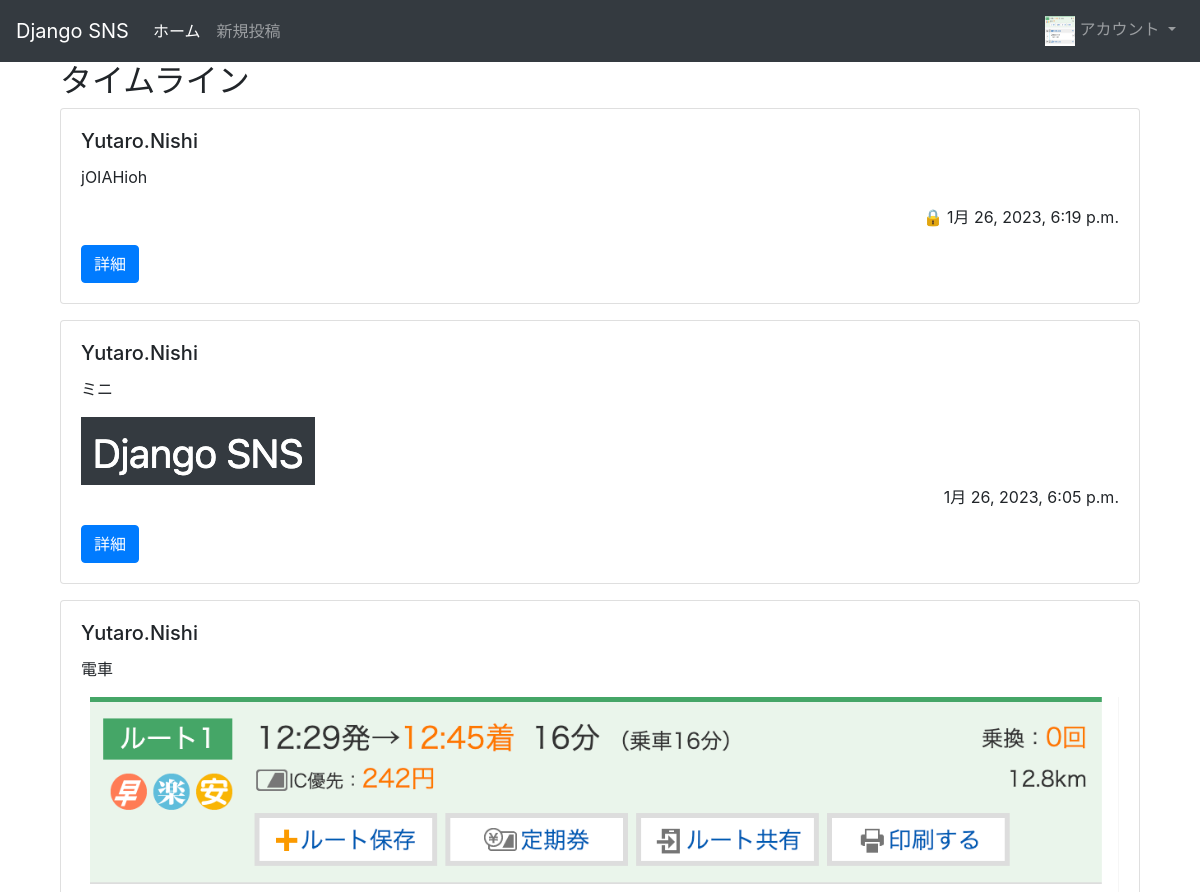
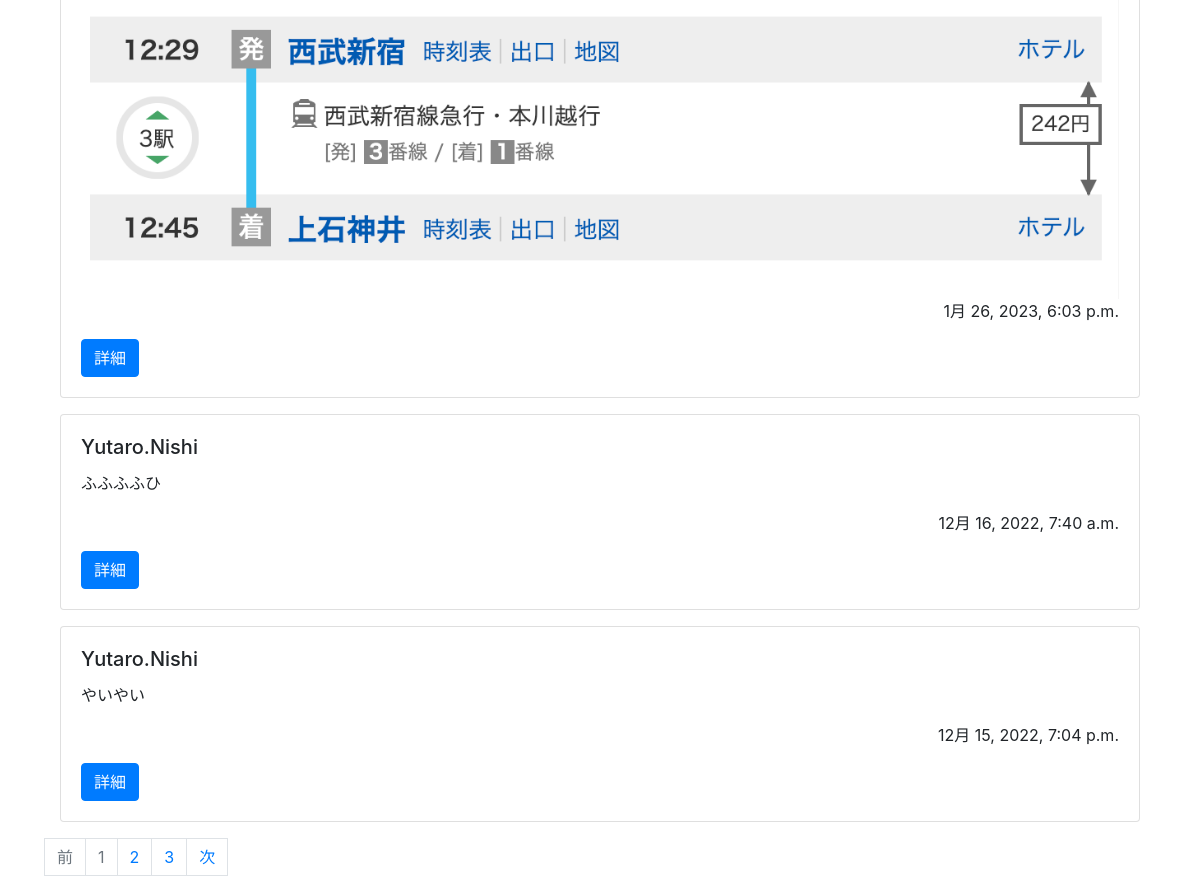
/timeline/ (signed in), run on the app's committed database (2 pictures, top to bottom).
### account/models.py (models this page shows)
class Account(AbstractUser):
    avator=models.ImageField(
        upload_to='',
        null=True
    )
    following_count=models.IntegerField(default=0)
    follower_count=models.IntegerField(default=0)

### post/models.py (models this page shows)
class Post(models.Model):
    owner=models.ForeignKey(
        settings.AUTH_USER_MODEL,
        on_delete=models.CASCADE,
        related_name='post_owner'
    )
    content=models.CharField(max_length=5000)
    created_at=models.DateTimeField(auto_now_add=True)
    favorite_count=models.IntegerField(default=0)
    image=models.ImageField(upload_to='',null=True,blank=True)
    VISIBILITY_CHOICE=[
        ('PUBLIC','公開'),
        ('PRIVATE','非公開')
    ]
    visibility=models.CharField(
        max_length=10,
        choices=VISIBILITY_CHOICE,
        default='PUBLIC'
    )
    class Meta:
        ordering=('-created_at',)

### post/views.py (the view)
# urls.py: path('timeline/',views.home_timeline,name='home_timeline'),
def home_timeline(request,num=1):
    followings=Follow.objects.filter(follow_id=request.user)
    following_account=Account.objects.filter(Q(pk__in=followings.values_list('follow_id',flat=True)))
    data=Post.objects.filter(Q(owner__in=following_account)|Q(owner=request.user))
    page=Paginator(data,5)
    params={
        'object_list':page.get_page(num)
    }
    return render(request,'post/timeline.html',params)

### templates/post/timeline.html
{% extends 'base.html' %}
{% block content %}
    <div class='container'>
        <h2>タイムライン</h2>
           {% include 'post/pagination.html' %}
    </div>
{% endblock %}

### templates/base.html (shortened to what this page needs)
<head>
  <link rel="stylesheet" href="https://cdn.jsdelivr.net/npm/bootstrap@4.5.3/dist/css/bootstrap.min.css">
</head>
<nav class="navbar navbar-expand-lg navbar-dark bg-dark ">
  <a class='navbar-brand' href='{% url 'index' %}'>Django SNS</a>
  <div class="collapse navbar-collapse" id="navbarSupportedContent">
    <ul class="navbar-nav mr-auto">
      <li class="nav-item active">
        <a class="nav-link" href="{% url 'index' %}">ホーム</a>
      </li>
      {% if user.is_authenticated %}
        <li class='nav-item'>
          <a class='nav-link' href="{% url 'create' %}">新規投稿</a>
        </li>
      {% endif %}
    </ul>
    <ul class='navbar-nav'>
      {% if user.is_authenticated %}
        <li class="nav-item dropdown">
          <a class="nav-link dropdown-toggle" href="#" id="navbarDropdown" role="button" data-toggle="dropdown" aria-haspopup="true" aria-expanded="false">
            {% if user.avator %}
            <img src="{{ user.avator.url }}" width='30' height='30' alt="" loading='lazy'>
            {% endif %}
            アカウント
          </a>
        </li>
      {% endif %}
    </ul>
  </div>
</nav>
<body>
  <div class="container">
    {% block content %}{% endblock %}
</body>
</html>

### templates/post/pagination.html
{% block content %}
{% for item in object_list %}
      <div class='card mb-3'>
        <div class='card-body'>
          <h5 class='card-title'><a href-'{% url 'detail' item.owner.pk %}'>{{ item.owner }}</a></h5>
          <p class='card-text'>{{ item.content }}</p>
          {% if item.image %}
              <img class="img-fluid" src="{{ item.image.url }}"alt=""/>
          {% endif %}
          <p class='card-text text-right'>
            {% if item.visibility == "PRIVATE"%}
            🔒
            {% endif %}
            {{ item.created_at }}
            </p>
          <a href="{% url 'post_detail' item.pk %}" class="btn btn-primary">詳細</a>
        </div>
      </div>
    {% endfor %}
  </div>
  <nav>
    <ul class="pagination">
      {% if object_list.has_previous %}
        <li>
          <a class="page-link text-primary d-inline-block" href="{{ object_list.previous_page_number }}">前</a>
        </li>
      {% else %}
        <li class="disabled">
          <div class="page-link text-secondary d-inline-block disabled" href="#">前</div>
        </li>
      {% endif %}
      {% for link_page in object_list.paginator.page_range %}
        {% if link_page %}
          {% if link_page == object_list.number %}
            <li class="disabled">
              <div class="page-link text-secondary d-inline-block diabled" href="#">
                {{ link_page }}
              </div>
            </li>
          {% else %}
            <li>
              <a class="page-link text primary d-inline-block" href="{{ link_page }}">{{ link_page }}</a>
            </li>
          {% endif %}
        {% else %}
          <li>
            <a class="page-link text-primary d-inline-block" href="{{ link_page }}">{{ link_page }}</a>
          </li>
        {% endif %}
      {% endfor %}
      {% if object_list.has_next %}
        <li>
          <a class="page-link text-primary d-inline-block" href="{{ object_list.next_page_number }}">次</a>
        </li>
      {% else %}
        <li class="disabled">
          <div class="page-link text-secondary d-inline-block disabled" href="#">次</div>
        </li>
      {% endif %}
    </ul>
  </nav>
{% endblock %}

### data on the page
Account: avator (picture)
Post: owner "Yutaro.Nishi", content "jOIAHioh", created_at "1月 26, 2023, 6:19 p.m."
Post: owner "Yutaro.Nishi", content "ミニ", image (picture), created_at "1月 26, 2023, 6:05 p.m."
Post: owner "Yutaro.Nishi", content "電車", image (picture), created_at "1月 26, 2023, 6:03 p.m."
Post: owner "Yutaro.Nishi", content "ふふふふひ", created_at "12月 16, 2022, 7:40 a.m."
Post: owner "Yutaro.Nishi", content "やいやい", created_at "12月 15, 2022, 7:04 p.m."

### other printed values
{{ link_page }} "1"
{{ link_page }} "2" "3"
